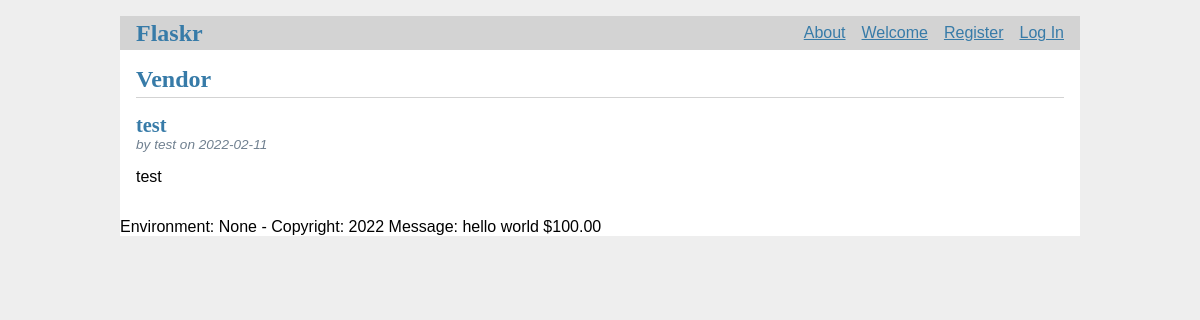
Before: / with the older database file.
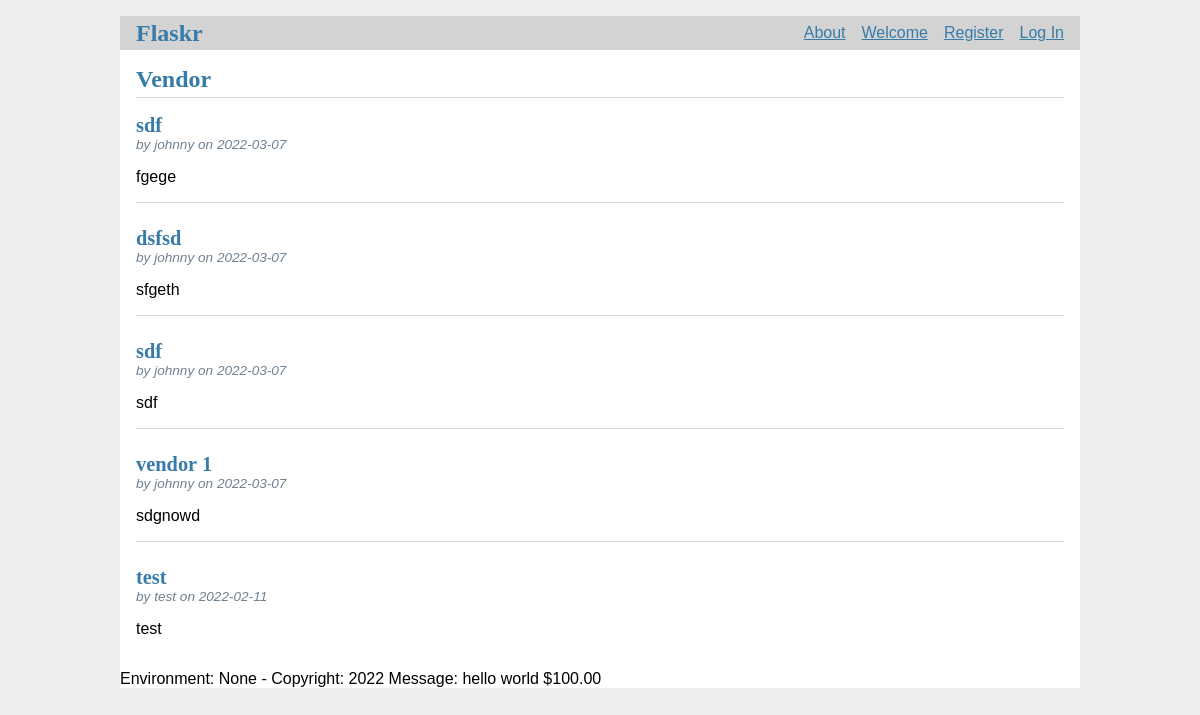
After: the same page with the newer database file.
### tables this page shows
CREATE TABLE vendor (
  id INTEGER PRIMARY KEY AUTOINCREMENT,
  author_id INTEGER NOT NULL,
  created TIMESTAMP NOT NULL DEFAULT CURRENT_TIMESTAMP,
  title TEXT NOT NULL,
  body TEXT NOT NULL,
  FOREIGN KEY (author_id) REFERENCES user (id)
);

CREATE TABLE user (
  id INTEGER PRIMARY KEY AUTOINCREMENT,
  username TEXT UNIQUE NOT NULL,
  password TEXT NOT NULL
);

### flaskApp/blog/__init__.py (the view)
@bp.route("/")
def index():
    db = get_db()
    posts = db.execute(
        "SELECT v.id, title, body, created, author_id, username"
        " FROM vendor v JOIN user u ON v.author_id = u.id"
        " ORDER BY created DESC"
    ).fetchall()
    return render_template("blog/index.html", posts=posts)

### flaskApp/auth/__init__.py (called while the page is built)
@bp.before_app_request
def load_logged_in_user():
    user_id = session.get("user_id")
    if user_id is None:
        g.user = None
    else:
        g.user = (
            get_db().execute("SELECT * FROM user WHERE id = ?", (user_id,)).fetchone()
        )

### flaskApp/context_processors/__init__.py (called while the page is built)
def utility_text_processors():
    message = "hello world"
    def deployment_environment():
        return getenv('FLASK_ENV', None)
    def current_year():
        currentDateTime = datetime.datetime.now()
        date = currentDateTime.date()
        year = date.strftime("%Y")
        return year
    def format_price(amount, currency="$"):
        return f"{currency}{amount:.2f}"
    return dict(
        mymessage=message,
        deployment_environment=deployment_environment(),
        year=current_year(),
        format_price=format_price
    )

### flaskApp/db/__init__.py (called while the page is built)
def get_db():
    if "db" not in g:
        g.db = sqlite3.connect(
            current_app.config["DATABASE"], detect_types=sqlite3.PARSE_DECLTYPES
        )
        g.db.row_factory = sqlite3.Row
    return g.db

### flaskApp/blog/templates/blog/index.html (shortened to what this page needs)
{% extends 'base.html' %}
{% block header %}
  <h1>{% block title %}Vendor{% endblock %}</h1>
{% endblock %}
{% block content %}
  {% for post in posts %}
    <article class="post">
      <header>
        <div>
          <h1>{{ post['title'] }}</h1>
          <div class="about">by {{ post['username'] }} on {{ post['created'].strftime('%Y-%m-%d') }}</div>
        </div>
      </header>
      <p class="body">{{ post['body'] }}</p>
    </article>
    {% if not loop.last %}
      <hr>
    {% endif %}
  {% endfor %}
{% endblock %}

### flaskApp/templates/base.html (shortened to what this page needs)
<!doctype html>
<link rel="stylesheet" href="{{ url_for('static', filename='style.css') }}">
<nav>
  <h1><a href="{{ url_for('index') }}">Flaskr</a></h1>
  <ul>
    <li><a href="{{ url_for('simple_pages.show', page="about")}}">About</a></li>
    <li><a href="{{ url_for('simple_pages.show', page="welcome")}}">Welcome</a></li>
    {% if g.user %}
      <li><span>{{ g.user['username'] }}</span>
      <li><a href="{{ url_for('auth.logout') }}">Log Out</a>
    {% else %}
      <li><a href="{{ url_for('auth.register') }}">Register</a>
      <li><a href="{{ url_for('auth.login') }}">Log In</a>
    {% endif %}
  </ul>
</nav>
<section class="content">
  <header>
    {% block header %}{% endblock %}
  </header>
  {% block content %}{% endblock %}
</section>
<footer class="container">
    Environment: {{ deployment_environment }} - Copyright: {{ year }}
    Message: {{ mymessage }} {{ format_price(100) }}
</footer>

### flaskApp/static/style.css (style rules this page uses)
h1, h2, h3, h4, h5, h6 { font-family: serif; color: #377ba8; margin: 1rem 0; }
a { color: #377ba8; }
hr { border: none; border-top: 1px solid lightgray; }
nav { background: lightgray; display: flex; align-items: center; padding: 0 0.5rem; }
nav h1 { flex: auto; margin: 0; }
nav h1 a { text-decoration: none; padding: 0.25rem 0.5rem; }
nav ul { display: flex; list-style: none; margin: 0; padding: 0; }
nav ul li a, nav ul li span, header .action { display: block; padding: 0.5rem; }
.content { padding: 0 1rem 1rem; }
.content > header { border-bottom: 1px solid lightgray; display: flex; align-items: flex-end; }
.content > header h1 { flex: auto; margin: 1rem 0 0.25rem 0; }
.post > header { display: flex; align-items: flex-end; font-size: 0.85em; }
.post > header > div:first-of-type { flex: auto; }
.post > header h1 { font-size: 1.5em; margin-bottom: 0; }
.post .about { color: slategray; font-style: italic; }
.post .body { white-space: pre-line; }

Changed rows visible on the page:
added vendor: title "sdf", username "johnny", created "2022-03-07", body "fgege"
added vendor: title "dsfsd", username "johnny", created "2022-03-07", body "sfgeth"
added vendor: title "sdf", username "johnny", created "2022-03-07", body "sdf"
added vendor: title "vendor 1", username "johnny", created "2022-03-07", body "sdgnowd"
